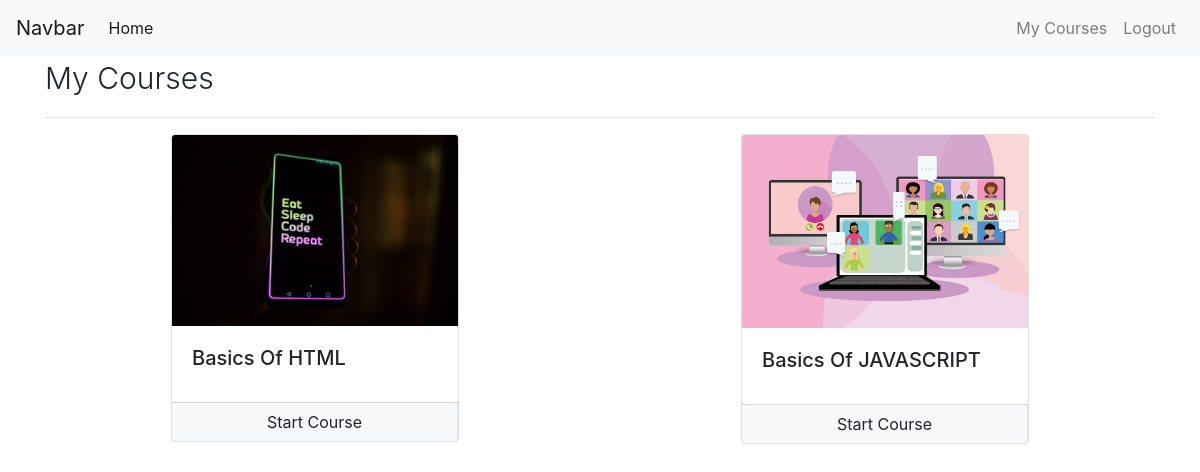
/my-courses (signed in), run on an earlier commit of the app's database.
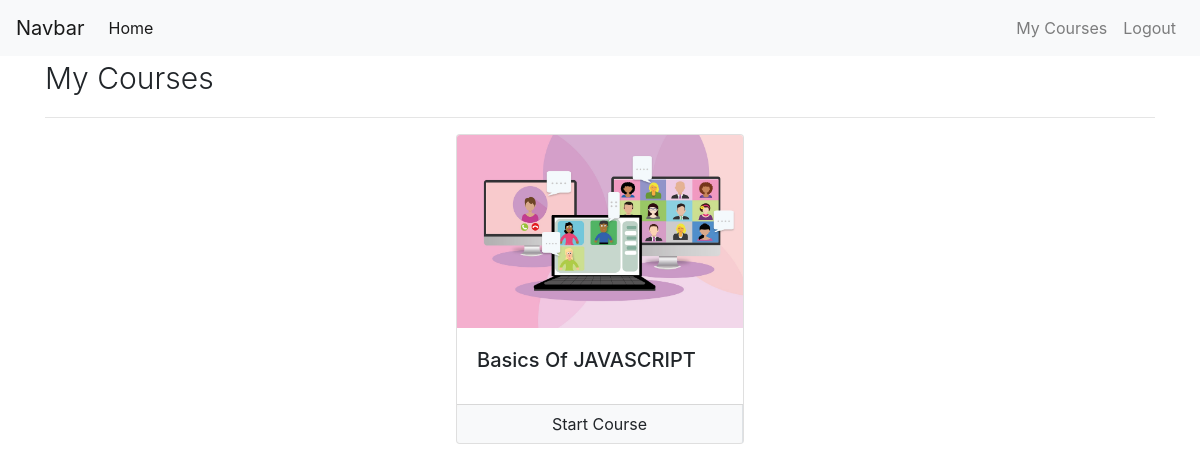
And on a later commit of the database.
### courses/models/user_course.py (models this page shows, shortened)
class UserCourse(models.Model):
  user = models.ForeignKey(User , null = False , on_delete=models.CASCADE)
  course = models.ForeignKey(Course , null = False , on_delete=models.CASCADE)
  date = models.DateTimeField(auto_now_add=True)

### courses/models/course.py (models this page shows, shortened)
class Course(models.Model) :
    name = models.CharField(max_length = 50 , null = False)
    slug = models.CharField(max_length = 50 , null = False , unique = True)
    description = models.CharField(max_length = 200 , null = True)
    price = models.IntegerField(null=False , default=0)
    discount = models.IntegerField(null=False , default = 0)
    active = models.BooleanField(default = False)
    thumbnail = models.ImageField(upload_to = "files/thumbnail")
    date = models.DateTimeField(auto_now_add= True)
    resource = models.FileField(upload_to = "files/resource")
    length = models.IntegerField(null=False)

### courses/views/courses.py (the view)
# urls.py: path('my-courses', MyCoursesList.as_view() , name = 'my-courses'),
@method_decorator(login_required(login_url='login') , name='dispatch')
class MyCoursesList(ListView):
    template_name = 'courses/my_courses.html'
    context_object_name = 'user_courses'
    def get_queryset(self):
        return UserCourse.objects.filter(user = self.request.user)

### courses/templates/courses/my_courses.html (shortened to what this page needs)
{% extends 'courses/base.html' %}
{% load course_custom_tags %}
{%block content%}
<div class="container">
   <p class="display-6">My Courses </p>
   <hr>
   <div class="row">
      {% for uc in user_courses %}
      <div class="col mx-auto">
          <div class="card mx-auto" style="width: 18rem;">
              <img class="card-img-top" src="{{uc.course.thumbnail.url}}" alt="Card image cap">
              <div class="card-body">
                  <h5 class="card-title">{{uc.course.name}}</h5>
              </div>
              <div class="card-footer p-0">
                  <div class="row no-gutters">
                      <div class="col border-right">
                          <a href="/course/{{uc.course.slug}}" class="btn btn-light btn-block">Start Course</a>
                      </div>
                  </div>
              </div>
          </div>
      </div>
      {% endfor %}
  </div>
</div>
{%endblock%}

### courses/templates/courses/base.html (shortened to what this page needs)
<!doctype html>
{% load static %}
<html lang="en">
  <head>
    <link rel="stylesheet" href="https://maxcdn.bootstrapcdn.com/bootstrap/4.0.0/css/bootstrap.min.css">
    <link rel="stylesheet" href="{% static 'courses/css/common.css'%}">
  </head>
  <body>
    <nav class="navbar navbar-expand-lg navbar-light bg-light">
        <a class="navbar-brand" href="/">Navbar</a>
        <div class="collapse navbar-collapse" id="navbarNav">
            <ul class="navbar-nav mr-auto">
                <li class="nav-item active">
                  <a class="nav-link" href="/">Home <span class="sr-only">(current)</span></a>
                </li>
              </ul>
            <ul class="navbar-nav ml-auto">
              {% if request.user.is_authenticated %}
              <li class="nav-item">
                <a class="nav-link" href="/my-courses">My Courses</a>
              </li>
              <li class="nav-item">
                <a class="nav-link" href="/logout">Logout</a>
              </li>
            {% endif %}
          </ul>
        </div>
      </nav>
    {% block content %}
    {% endblock %}
  </body>
</html>

### courses/static/courses/css/common.css (style rules this page uses)
.display-6 { font-size: 30px; font-weight: 300; }

What changed in the data, as far as the page shows it:
removed UserCourse: course.thumbnail (picture), course.name "Basics Of HTML"
